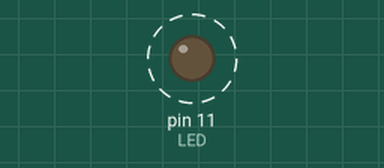
Recording of a sketch running on a simulated Arduino Uno, built with avr-gcc and run on an emulated ATmega328P. Parts: output pins drawn as LEDs (lit = HIGH). Dashed ring = blinking.

Above: at 0.05 s.
Timing chart, 0 to 5.8 s (numbered marks = the images above):
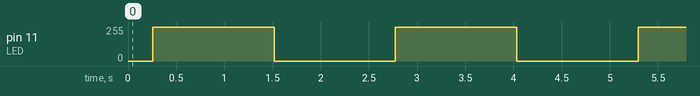

Measured:
- by itself, pin 11 (LED): alternates 255/255 for 1.3 s and 0/255 for 1.3 s

The sketch:

sketch_nov18a.ino
```cpp
#include <stdio.h>

#define LED 11

void DigitalDemo() {
  digitalWrite(LED, HIGH);
  delay(1000);

  digitalWrite(LED, LOW);
  delay(1000);
}

void AnalogDemo() {
  analogWrite(LED, 255);
  delay(1000);

  analogWrite(LED, 64);
  delay(1000);

  analogWrite(LED, 0);
  delay(1000);
}

void setup() {
  // Set LED pin to output
  pinMode(LED, OUTPUT);
}

void loop() {
  // DigitalDemo()
  // AnalogDemo()

  int FadeDelay = 1;

  for(int i=0;i<=255;i++) {
    analogWrite(LED, i);
    delay(FadeDelay);
  }

  delay(1000);

  for(int i=255;i>=0;i--) {
    analogWrite(LED, i);
    delay(FadeDelay);
  }

  delay(1000);
}
```
